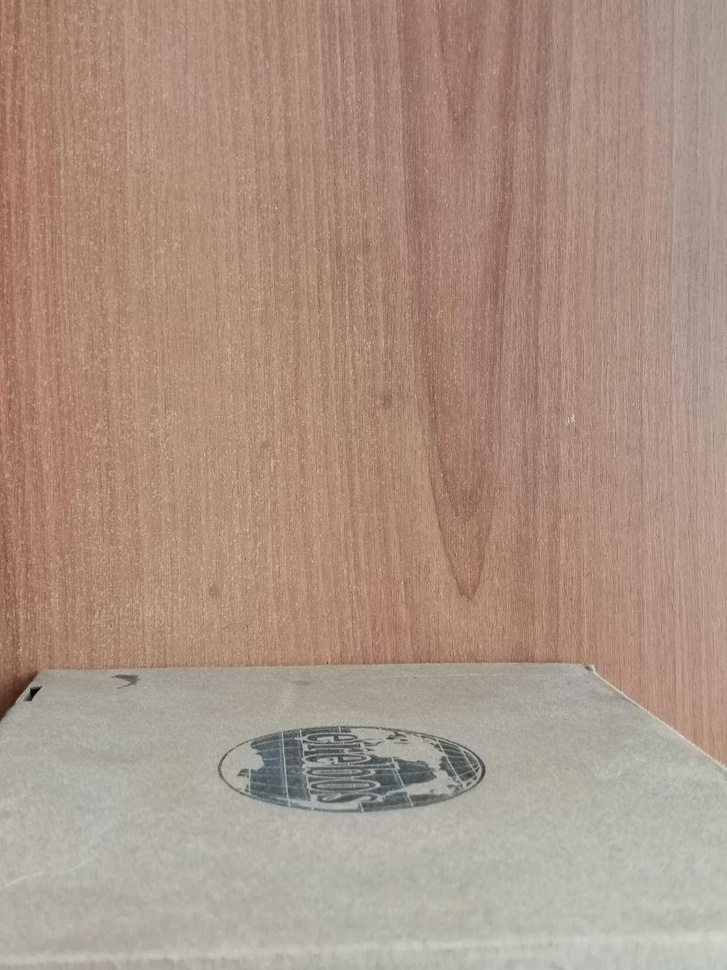
#> input picture box/2.jpg, 727 x 970 px, shrunk from 960 x 1280 before the run, found by its file name
$ python feature.py
#> lines starting #> are read from the running program, lines starting #| are printed output that depends on the picture; long printed decimals are rounded
from __future__ import print_function
import cv2
import numpy as np

from matplotlib import pyplot as plt
from skimage.metrics import structural_similarity as ssim
from skimage.restoration import estimate_sigma

MAX_FEATURES = 500
GOOD_MATCH_PERCENT = 0.15


def find_homograph(img1, img2):
    # Convert test_images to grayscale
    # img1 = cv2.cvtColor(im1, cv2.COLOR_BGR2GRAY)
    # img2 = cv2.cvtColor(im2, cv2.COLOR_BGR2GRAY)

    # Detect ORB features and compute descriptors.
    orb = cv2.ORB_create(MAX_FEATURES)
    keypoints1, descriptors1 = orb.detectAndCompute(img1, None)
    keypoints2, descriptors2 = orb.detectAndCompute(img2, None)

    # Match features.
    matcher = cv2.DescriptorMatcher_create(cv2.DESCRIPTOR_MATCHER_BRUTEFORCE_HAMMING)
    matches = matcher.match(descriptors1, descriptors2, None)

    # Sort matches by score
    matches.sort(key=lambda x: x.distance, reverse=False)

    # Remove not so good matches
    numGoodMatches = int(len(matches) * GOOD_MATCH_PERCENT)
    matches = matches[:numGoodMatches]

    # Draw top matches
    # imMatches = cv2.drawMatches(img1, keypoints1, img2, keypoints2, matches, None)
    # cv2.imwrite("matches.jpg", imMatches)

    # Extract location of good matches
    points1 = np.zeros((len(matches), 2), dtype=np.float32)
    points2 = np.zeros((len(matches), 2), dtype=np.float32)

    for i, match in enumerate(matches):
        points1[i, :] = keypoints1[match.queryIdx].pt
        points2[i, :] = keypoints2[match.trainIdx].pt

    # Find homography
    h, mask = cv2.findHomography(points1, points2, cv2.RANSAC)
    return h

def noisy(image, sigma):
    gauss = np.random.normal(0, sigma, image.size)
    gauss = gauss.reshape(image.shape).astype('uint8')
    # Add the Gaussian noise to the image
    img_gauss = cv2.add(image, gauss)
    return img_gauss


def merge_images(img1, img2, homograph):
    # Use homography
    height, width = img2.shape
    im1Reg = cv2.warpPerspective(img1, homograph, (width + 100, height + 100))

    return concatImages(img2, im1Reg, width, height)
    # return im1Reg, h


def concatImages(img1, img2, width, height):
    img2[0:height, 0:width] = img1
    return img2


if __name__ == '__main__':
    # Read reference image
    # img1 = "1_4.jpg"
    # print("Reading reference image : ", refFilename)
    imReference = cv2.imread("2.jpg", cv2.IMREAD_GRAYSCALE)
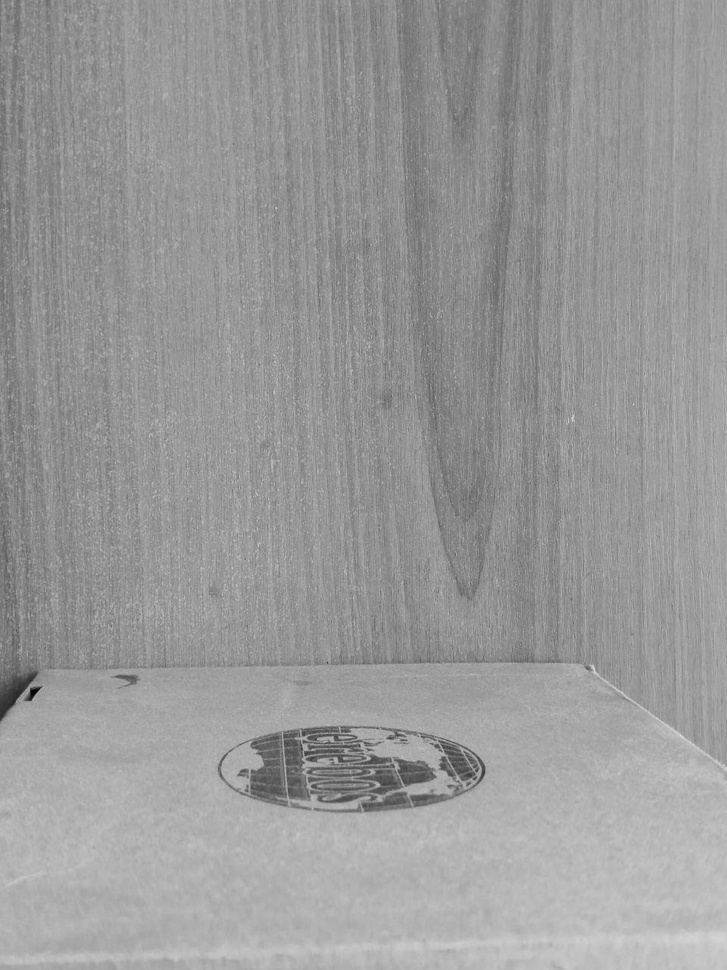
#> imReference: shape (970, 727); min 0, max 223, mean 153.2
    # img2 = cv2.imread("2_4.jpg", cv2.IMREAD_GRAYSCALE)
    width, height = imReference.shape
#> width = 970; height = 727

    img1 = imReference[:width - 100, : height - 100]
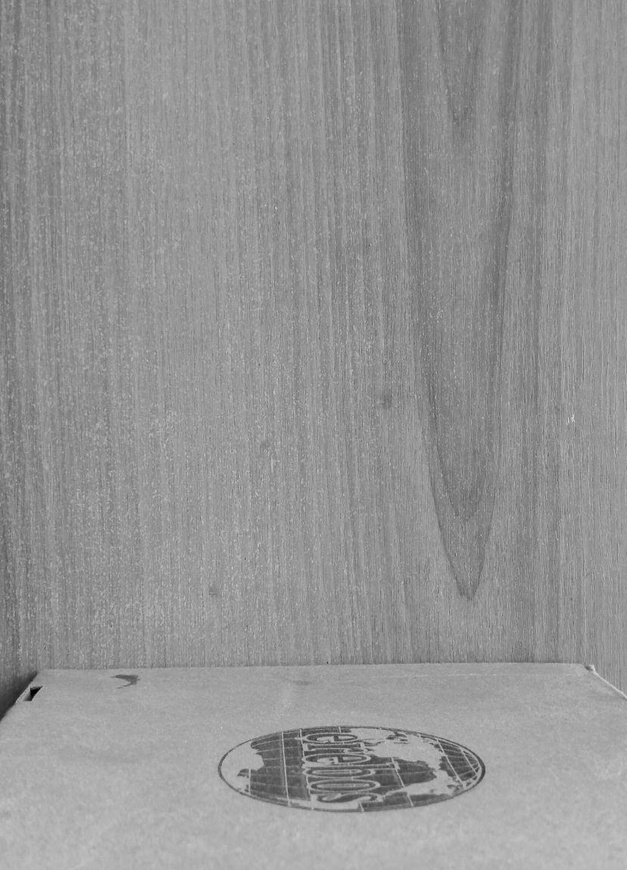
#> img1: shape (870, 627); min 0, max 220, mean 148.4
    img2 = imReference[99:width - 1, 99: height - 1]
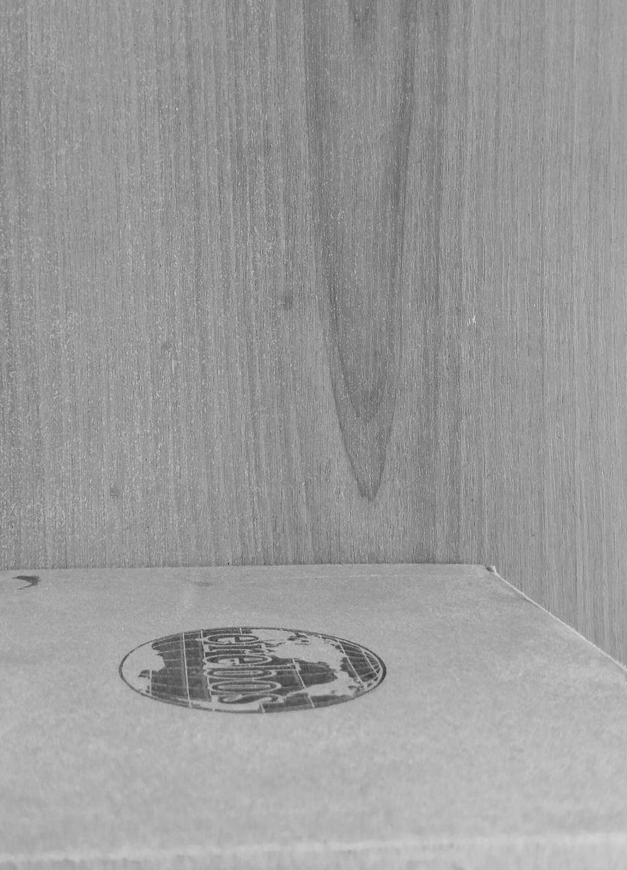
#> img2: shape (870, 627); min 55, max 223, mean 155.1
    # img1 = cv2.cvtColor(np.array(noisy(img1, 0)), cv2.COLOR_RGB2GRAY)
    # img2 = cv2.cvtColor(np.array(noisy(img2, 0)), cv2.COLOR_RGB2GRAY)
    print("ssim: " + str(ssim(img1, img2)))
#| ssim: 0.3904
    # Read image to be aligned
    print(estimate_sigma(img1) + estimate_sigma(img2))
#| 3.650

    print("Aligning test_images ...")
    # Registered image will be resotred in imReg.
    # The estimated homography will be stored in h.
    h = find_homograph(img2, img1)
#> in find_homograph, `keypoints1, descriptors1 = orb.detectAndCompute(img1, None)`: keypoints1 = 500 keypoints; strongest (x, y, size): (207, 653, 31), (233, 638, 31), (207, 655, 31), (279, 685, 31)
#> in find_homograph, `keypoints2, descriptors2 = orb.detectAndCompute(img2, None)`: keypoints2 = 478 keypoints; strongest (x, y, size): (31, 690, 31), (31, 688, 31), (38, 688, 37.2), (306, 752, 31)
#> in find_homograph, `matches = matcher.match(descriptors1, descriptors2, None)`: matches = 500 matches
#> (the run stopped early here; a loop or call above may not have finished)

$ run again, with sun/1_4.jpg copied over box/2.jpg
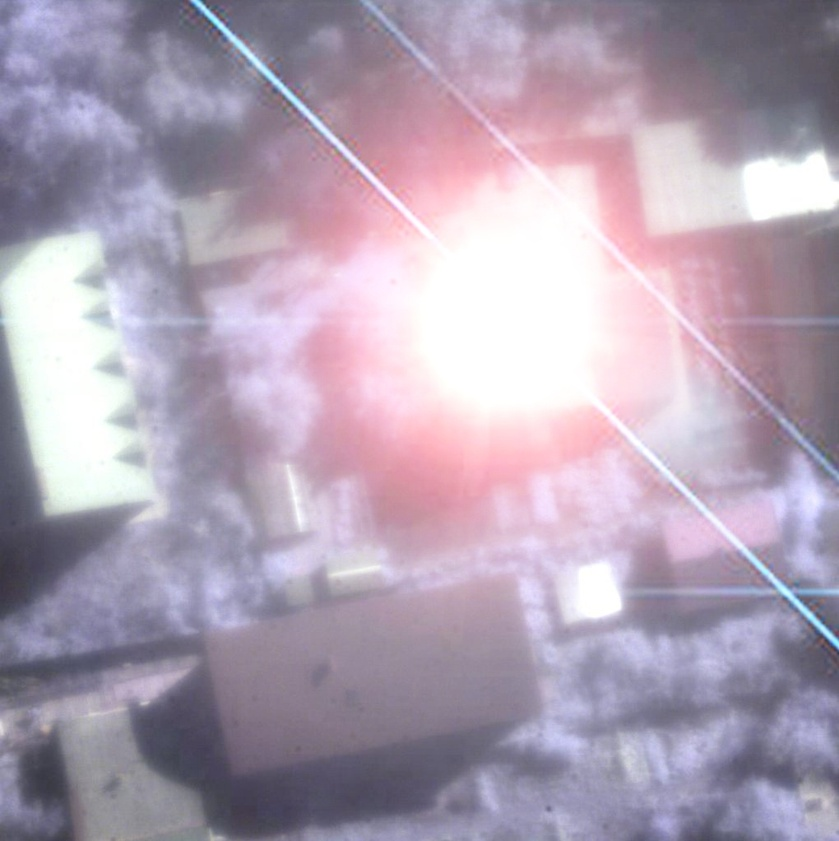
#> input picture sun/1_4.jpg, 839 x 841 px, shrunk from 1020 x 1022 before the run, found by its file name
#> `img1 = imReference[:width - 100, : height - 100]`:
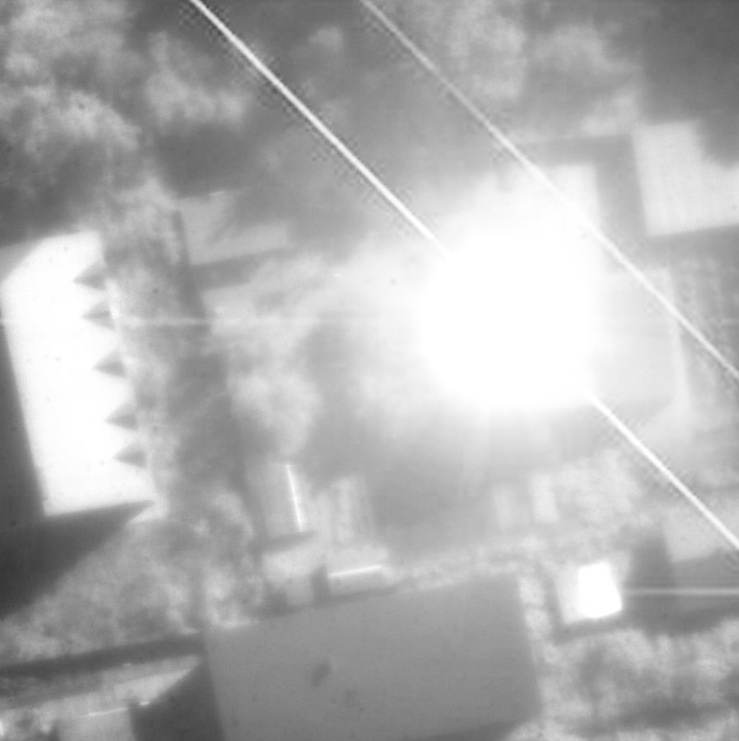
#> img1: shape (741, 739); min 54, max 255, mean 177.4
#> `img2 = imReference[99:width - 1, 99: height - 1]`:
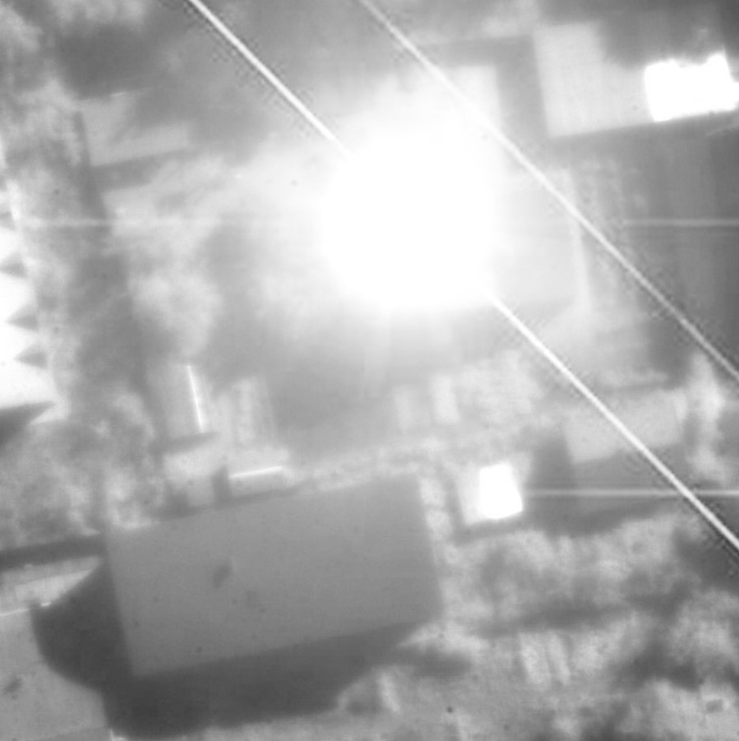
#> img2: shape (741, 739); min 62, max 255, mean 174.2
#| ssim: 0.6915
#| 0.7165
#> keypoints1 = 66 keypoints; strongest (x, y, size): (520, 505, 111.1), (698, 497, 37.2), (517, 505, 92.6), (520, 508, 77.1)
#> keypoints2 = 91 keypoints; strongest (x, y, size): (616, 606, 111.1), (618, 606, 92.6), (620, 607, 77.1), (115, 419, 111.1)
#> matches = 66 matches

$ run again, with sun/2_4.jpg copied over box/2.jpg
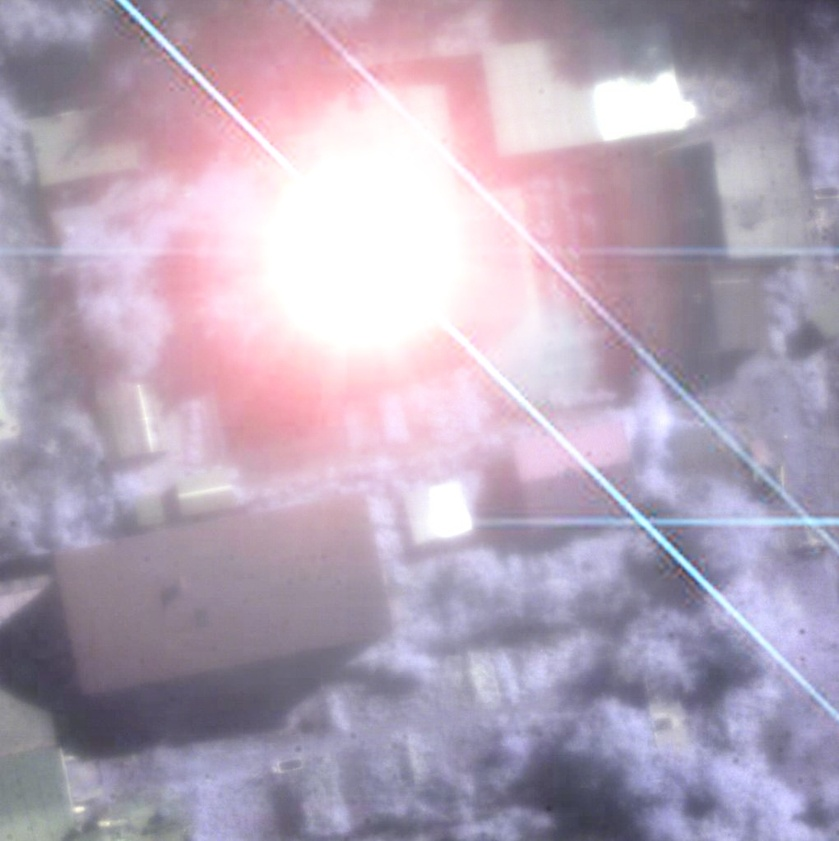
#> input picture sun/2_4.jpg, 839 x 841 px, shrunk from 1020 x 1022 before the run, found by its file name
#> `img1 = imReference[:width - 100, : height - 100]`:
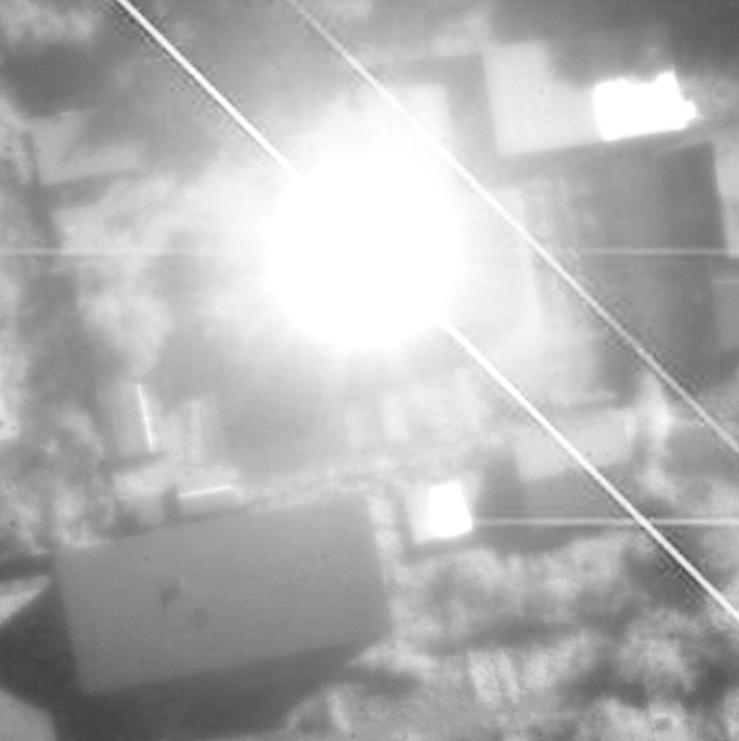
#> img1: shape (741, 739); min 66, max 255, mean 178.3
#> `img2 = imReference[99:width - 1, 99: height - 1]`:
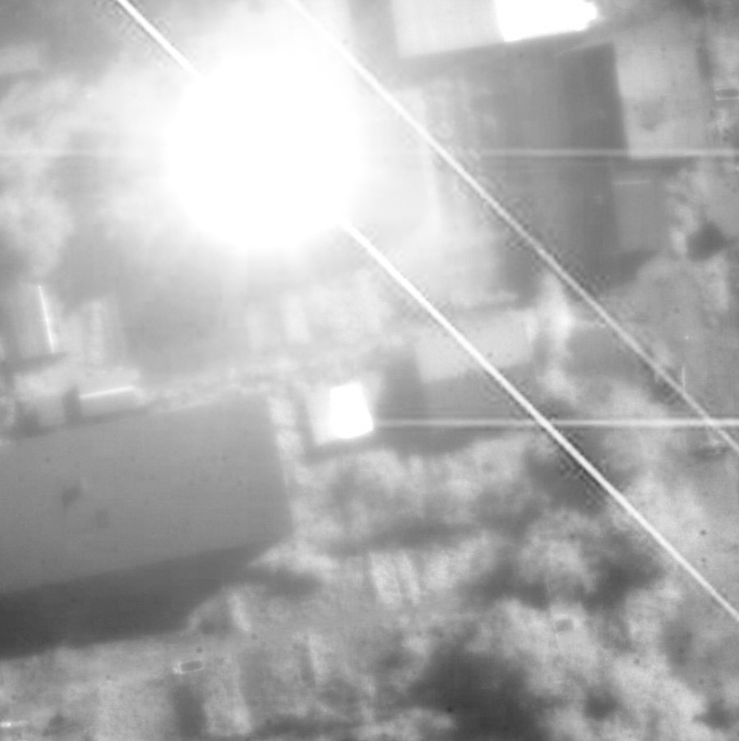
#> img2: shape (741, 739); min 57, max 255, mean 177.6
#| ssim: 0.6943
#| 0.7165
#> keypoints1 = 163 keypoints; strongest (x, y, size): (561, 427, 92.6), (550, 423, 77.1), (560, 428, 77.1), (563, 430, 111.1)
#> keypoints2 = 117 keypoints; strongest (x, y, size): (650, 522, 53.6), (648, 521, 44.6), (647, 520, 64.3), (655, 525, 64.3)
#> matches = 163 matches
